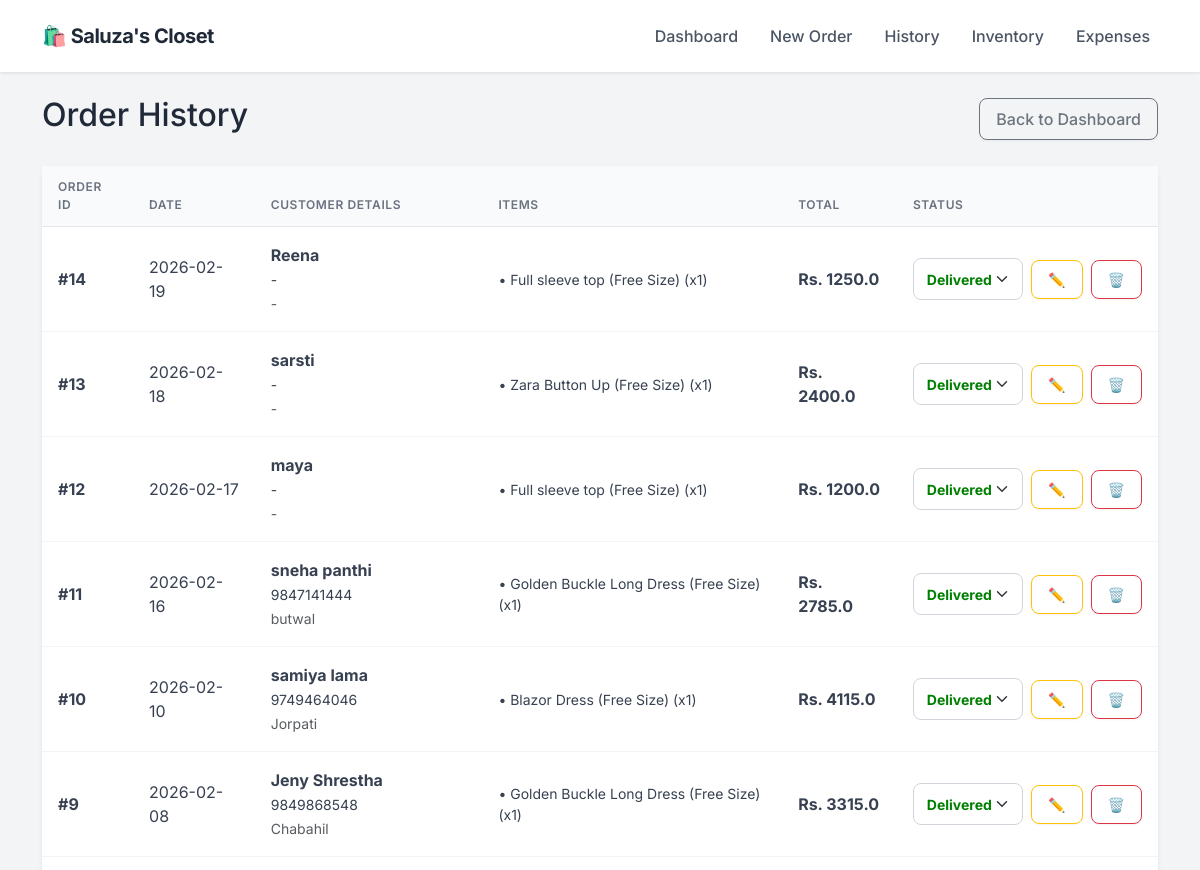
The page /orders (upper part) on the database as committed earlier.
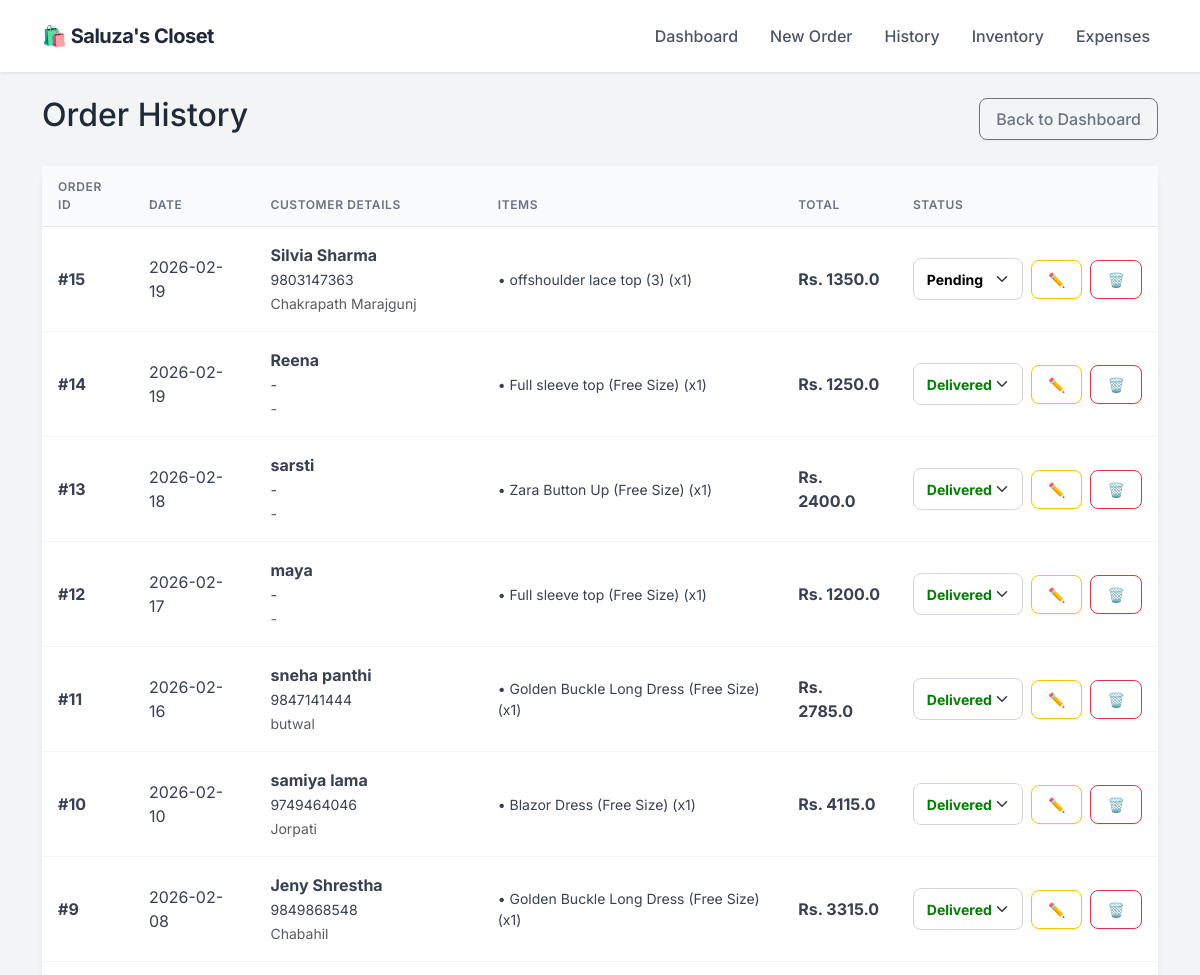
The same page on the database as committed later.
### app.py (models this page shows)
class Order(db.Model):
    id = db.Column(db.Integer, primary_key=True)
    customer_name = db.Column(db.String(100), nullable=False)
    phone = db.Column(db.String(20), nullable=False)
    address = db.Column(db.String(200), nullable=True)
    date = db.Column(db.DateTime, default=datetime.utcnow)
    total_amount = db.Column(db.Float, default=0.0)
    profit = db.Column(db.Float, default=0.0)
    status = db.Column(db.String(20), default='Pending')
    items = db.relationship('OrderItem', backref='order', lazy=True)

class OrderItem(db.Model):
    id = db.Column(db.Integer, primary_key=True)
    order_id = db.Column(db.Integer, db.ForeignKey('order.id'), nullable=False)
    product_id = db.Column(db.Integer, db.ForeignKey('product.id'), nullable=False)
    quantity = db.Column(db.Integer, nullable=False)
    discount = db.Column(db.Float, default=0.0)
    subtotal = db.Column(db.Float, nullable=False)
    product_name = db.Column(db.String(100))

### app.py (the view)
@app.route('/orders')
def order_history():
    all_orders = Order.query.order_by(Order.date.desc()).all()
    return render_template('orders.html', orders=all_orders)

### templates/orders.html (shortened to what this page needs)
{% extends "layout.html" %}
{% block content %}
<div class="d-flex justify-content-between align-items-center mb-4">
    <h2>Order History</h2>
    <a href="/" class="btn btn-outline-secondary">Back to Dashboard</a>
</div>
<div class="card shadow-sm">
    <div class="card-body p-0">
        <table class="table table-hover mb-0 align-middle">
            <thead class="table-light">
                <tr>
                    <th>Order ID</th>
                    <th>Date</th>
                    <th>Customer Details</th>
                    <th>Items</th>
                    <th>Total</th>
                    <th>Status</th>
                </tr>
            </thead>
            <tbody>
                {% for order in orders %}
                <tr>
                    <td><strong>#{{ order.id }}</strong></td>
                    <td>{{ order.date.strftime('%Y-%m-%d') }}</td>
                    <td>
                        <strong>{{ order.customer_name }}</strong><br>
                        <small>{{ order.phone }}</small><br>
                        <small class="text-muted">{{ order.address }}</small>
                    </td>
                    <td>
                        <ul class="list-unstyled mb-0 small">
                        {% for item in order.items %}
                            <li>• {{ item.product_name }} (x{{ item.quantity }})</li>
                        {% endfor %}
                        </ul>
                    </td>
                    <td><strong>Rs. {{ order.total_amount }}</strong></td>
                    <td>
                        <div class="d-flex gap-2 align-items-center">
                            <form action="/update_status/{{ order.id }}" method="POST">
                                <select name="status" class="form-select form-select-sm"
                                        style="width: 110px; font-weight: bold;
                                        color: {{ 'green' if order.status == 'Delivered' else ('blue' if order.status == 'Shipped' else 'black') }}"
                                        onchange="this.form.submit()">
                                    <option value="Pending" {% if order.status == 'Pending' %}selected{% endif %}>Pending</option>
                                    <option value="Delivered" {% if order.status == 'Delivered' %}selected{% endif %}>Delivered</option>
                                </select>
                            </form>
                            <a href="/edit_order/{{ order.id }}" class="btn btn-sm btn-outline-warning" title="Edit Order">✏️</a>
                            <a href="/delete_order/{{ order.id }}"
                               class="btn btn-sm btn-outline-danger"
                               onclick="return confirm('Are you sure? This will delete the order and RESTORE the stock.')"
                               title="Delete Order">
                                🗑️
                            </a>
                        </div>
                    </td>
                </tr>
                {% endfor %}
            </tbody>
        </table>
    </div>
</div>
{% endblock %}

Rows that differ between the two databases and show on the page:
added Order: id "15", date "2026-02-19", customer_name "Silvia Sharma", phone "9803147363", address "Chakrapath Marajgunj", total_amount "1350.0", status "Pending"
added OrderItem: product_name "offshoulder lace top (3)", quantity "1", shown under "15"
